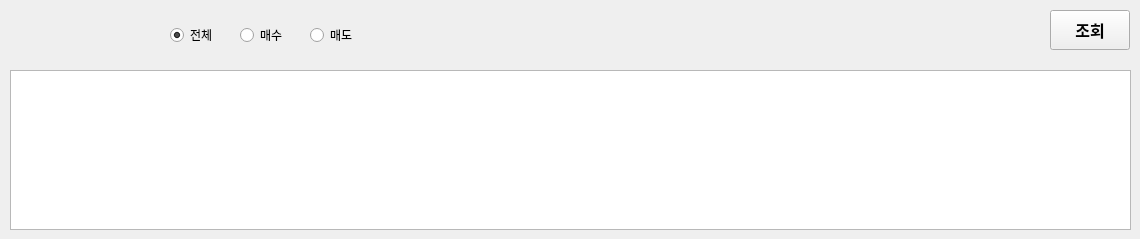
       <widget class="QWidget" name="accountTab5">
        <attribute name="title">
         <string>체결확인</string>
        </attribute>
        <widget class="QPushButton" name="pbtnSelect_5">
         <property name="geometry">
          <rect>
           <x>1050</x>
           <y>10</y>
           <width>80</width>
           <height>40</height>
          </rect>
         </property>
         <property name="font">
          <font>
           <family>Arial</family>
           <pointsize>12</pointsize>
           <weight>75</weight>
           <bold>true</bold>
          </font>
         </property>
         <property name="text">
          <string>조회</string>
         </property>
        </widget>
        <widget class="QTableWidget" name="tbOderHist_2">
         <property name="geometry">
          <rect>
           <x>10</x>
           <y>70</y>
           <width>1121</width>
           <height>160</height>
          </rect>
         </property>
         <property name="rowCount">
          <number>1</number>
         </property>
         <attribute name="verticalHeaderVisible">
          <bool>false</bool>
         </attribute>
         <attribute name="verticalHeaderDefaultSectionSize">
          <number>7</number>
         </attribute>
         <row/>
        </widget>
        <widget class="QRadioButton" name="rbtnSellInAccTab_5">
         <property name="geometry">
          <rect>
           <x>310</x>
           <y>20</y>
           <width>60</width>
           <height>30</height>
          </rect>
         </property>
         <property name="text">
          <string>매도</string>
         </property>
        </widget>
        <widget class="QRadioButton" name="rbtnTotalInAccTab_5">
         <property name="geometry">
          <rect>
           <x>170</x>
           <y>20</y>
           <width>60</width>
           <height>30</height>
          </rect>
         </property>
         <property name="text">
          <string>전체</string>
         </property>
         <property name="checked">
          <bool>true</bool>
         </property>
        </widget>
        <widget class="QRadioButton" name="rbtnBuyInAccTab_5">
         <property name="geometry">
          <rect>
           <x>240</x>
           <y>20</y>
           <width>60</width>
           <height>30</height>
          </rect>
         </property>
         <property name="text">
          <string>매수</string>
         </property>
         <property name="checked">
          <bool>false</bool>
         </property>
        </widget>
       </widget>
